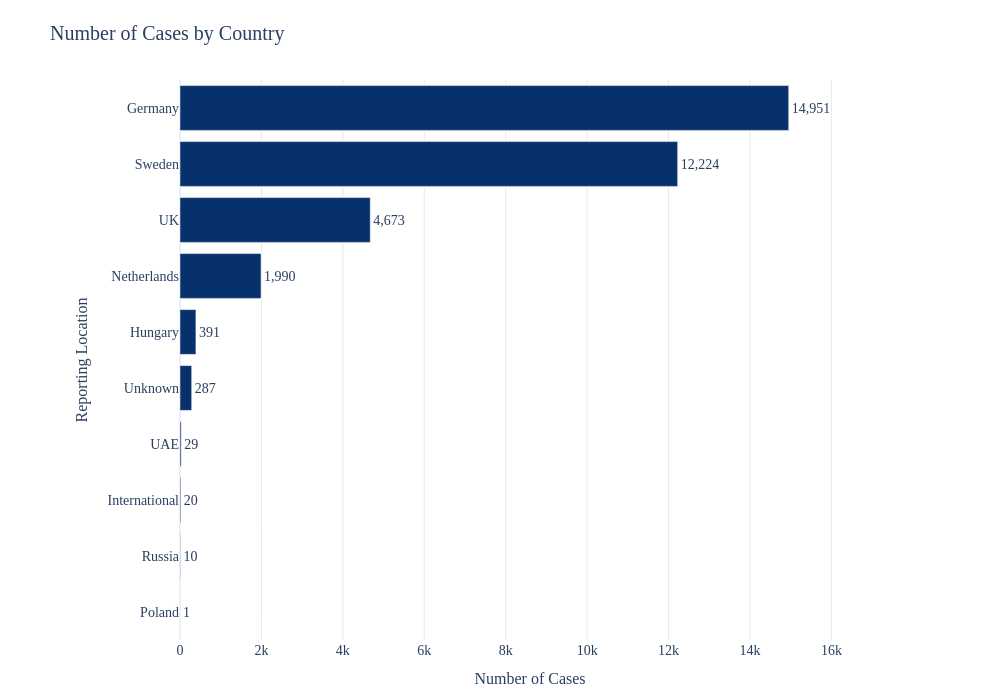

This figure's notebook cell:
### Markdown cell above
## 7. EDA — Cases by Country
The distribution of incident reports by country (`SL_COUNTRY`) is visualised to identify geographic patterns in reporting. Missing country values are labelled as *Unknown*. This analysis supports decisions about country-based subsetting and stratified modelling.

### Code cell
# =============================================================================
# Number of Cases by Country (SL_COUNTRY)
# =============================================================================

if 'SL_COUNTRY' in master_df.columns:
    country_counts = master_df['SL_COUNTRY'].fillna('Unknown').value_counts().sort_values(ascending=True)

    fig = go.Figure(data=[go.Bar(
        y=country_counts.index.astype(str),
        x=country_counts.values,
        orientation='h',
        text=[f'{v:,}' for v in country_counts.values],
        textposition='outside',
        cliponaxis=False,
        marker=dict(color='#08306b'),
        textfont=dict(family='Times New Roman, serif', size=14)
    )])

    fig.update_layout(
        title=dict(text='Number of Cases by Country', font=ACADEMIC_TITLE_FONT),
        xaxis_title=dict(text='Number of Cases', font=ACADEMIC_AXIS_FONT),
        yaxis_title=dict(text='Reporting Location', font=ACADEMIC_AXIS_FONT),
        xaxis=dict(tickfont=ACADEMIC_TICK_FONT, range=[0, max(country_counts.values) * 1.15],
                    showgrid=True, gridcolor='rgba(200,200,200,0.4)', gridwidth=1),
        yaxis=dict(tickfont=ACADEMIC_TICK_FONT),
        width=1000,
        height=max(500, len(country_counts) * 70),
        showlegend=False,
        hovermode='y unified',
        margin=dict(l=180, r=120, t=80, b=60),
        template='plotly_white',
        font=ACADEMIC_FONT,
        plot_bgcolor='white'
    )
    fig.show()

    output_base = PATHS['results'] / 'Number_of_Cases_by_Country_Anonymised'
    fig.write_image(f"{output_base}.png", scale=PLOTLY_SCALE, engine='kaleido')
    fig.write_image(f"{output_base}.pdf", engine='kaleido')
    print(f"[OK] Saved PNG + PDF: {output_base}")

    print(f"\nUnique countries: {master_df['SL_COUNTRY'].nunique(dropna=False)}")
    print(f"Total records: {len(master_df):,}")
    print(f"\n{country_counts.sort_values(ascending=False).to_string()}")
else:
    print("Column 'SL_COUNTRY' not found in master_df.")

### Figure 1 — Plotly figure (JSON) as saved in the notebook; plotly's stock layout.template omitted (floating-point values rounded to 4 significant figures)
{"data": [{"cliponaxis": false, "marker": {"color": "#08306b"}, "orientation": "h", "text": ["1", "10", "20", "29", "287", "391", "1,990", "4,673", "12,224", "14,951"], "textfont": {"family": "Times New Roman, serif", "size": 14}, "textposition": "outside", "type": "bar", "x": [1, 10, 20, 29, 287, 391, 1990, 4673, 12224, 14951], "y": ["Poland", "Russia", "International", "UAE", "Unknown", "Hungary", "Netherlands", "UK", "Sweden", "Germany"]}], "layout": {"font": {"family": "Times New Roman, serif", "size": 18}, "height": 700, "hovermode": "y unified", "margin": {"b": 60, "l": 180, "r": 120, "t": 80}, "plot_bgcolor": "white", "showlegend": false, "title": {"font": {"family": "Times New Roman, serif", "size": 20}, "text": "Number of Cases by Country"}, "width": 1000, "xaxis": {"gridcolor": "rgba(200,200,200,0.4)", "gridwidth": 1, "range": [0, 17190.0], "showgrid": true, "tickfont": {"family": "Times New Roman, serif", "size": 14}, "title": {"font": {"family": "Times New Roman, serif", "size": 16}, "text": "Number of Cases"}}, "yaxis": {"tickfont": {"family": "Times New Roman, serif", "size": 14}, "title": {"font": {"family": "Times New Roman, serif", "size": 16}, "text": "Reporting Location"}}}}
